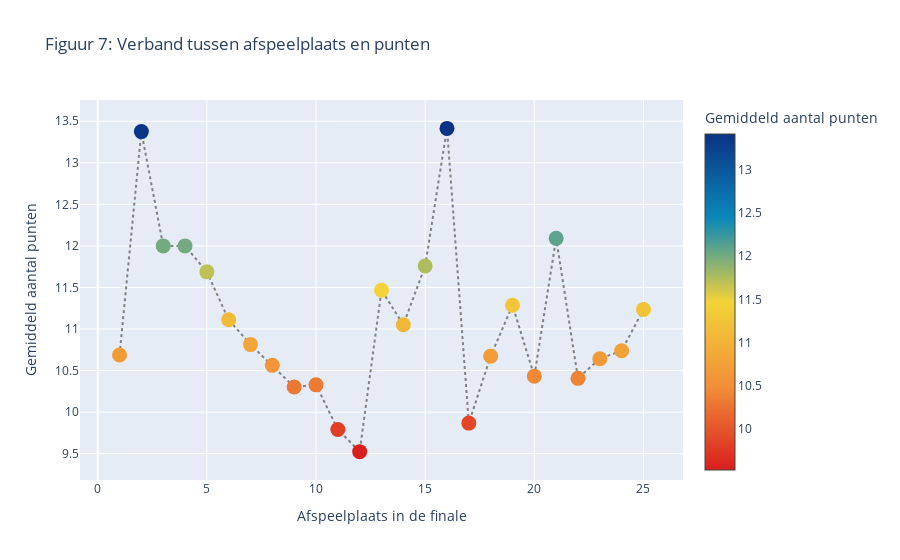

The notebook cell saved with this chart:
### Markdown cell above
Figuur 7 toont aan dat landen die aan dezelfde halve finale hebben deelgenomen elkaar meer punten geven. Dit kan onder andere komen door het exposure-effect, een psychologisch fenomeen dat stelt dat mensen een voorkeur ontwikkelen voor dingen die herkenbaarder zijn. De kans is groot dat landen alleen naar hun eigen finale kijken en dus eerder geneigd zijn te stemmen op landen die ze vaker hebben gehoord. Dit blijkt ook uit figuur 7. Deze correlatie toont aan dat bij het stemmen factoren meespelen die noch op de muziek, noch op de cultuur betrekking hebben.

### Code cell
data1 = pd.read_csv('contestants.csv')

# Bereken het gemiddeld aantal puntne voor plek 1 tot en met 25 in de finale
filtered_data = data1[data1['running_final'] < 26]
average_points = filtered_data.groupby('running_final')['place_final'].mean()

# Eigenschappen van de marker
marker = dict(
        color = average_points.values,
        colorscale = 'Portland_r',
        cmin = average_points.max(),
        cmax = average_points.min(),
        colorbar = dict(title='Gemiddeld aantal punten'),
        size = 15
    )

# Eigenschappen van de lijn
line = dict(
    color = 'grey',
    dash = 'dot'
   
)

# Maak een scattter plot van het gemiddeld aantal punten per afspeelplaats
fig = go.Figure(data=go.Scatter(
    x = average_points.index,
    y = average_points.values,
    mode = 'lines + markers',
    marker = marker,
    line = line
))

# Plot het figuur met titel en labels
fig.update_layout(title = 'Figuur 7: Verband tussen afspeelplaats en punten', 
                  xaxis_title='Afspeelplaats in de finale', 
                  yaxis_title='Gemiddeld aantal punten')

fig.show()

### Figure 1 — Plotly figure (JSON) as saved in the notebook; plotly's stock layout.template omitted (floating-point values rounded to 4 significant figures)
{"data": [{"line": {"color": "grey", "dash": "dot"}, "marker": {"cmax": 9.525, "cmin": 13.41, "color": [10.69, 13.38, 12, 12, 11.69, 11.11, 10.81, 10.56, 10.3, 10.33, 9.79, 9.525, 11.47, 11.05, 11.76, 13.41, 9.868, 10.67, 11.29, 10.43, 12.09, 10.41, 10.64, 10.74, 11.24], "colorbar": {"title": {"text": "Gemiddeld aantal punten"}}, "colorscale": [[0, "rgb(217,30,30)"], [0.25, "rgb(242,143,56)"], [0.5, "rgb(242,211,56)"], [0.75, "rgb(10,136,186)"], [1, "rgb(12,51,131)"]], "size": 15}, "mode": "lines+markers", "type": "scatter", "x": [1, 2, 3, 4, 5, 6, 7, 8, 9, 10, 11, 12, 13, 14, 15, 16, 17, 18, 19, 20, 21, 22, 23, 24, 25], "y": [10.69, 13.38, 12, 12, 11.69, 11.11, 10.81, 10.56, 10.3, 10.33, 9.79, 9.525, 11.47, 11.05, 11.76, 13.41, 9.868, 10.67, 11.29, 10.43, 12.09, 10.41, 10.64, 10.74, 11.24]}], "layout": {"title": {"text": "Figuur 7: Verband tussen afspeelplaats en punten"}, "xaxis": {"title": {"text": "Afspeelplaats in de finale"}}, "yaxis": {"title": {"text": "Gemiddeld aantal punten"}}}}
